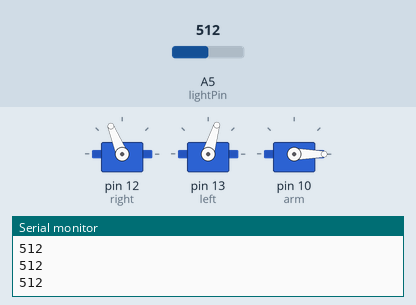
Simulated run of this sketch. Board: Arduino Uno, built with avr-gcc and run on an emulated ATmega328P. Shown: 3 × servo, the last lines printed to the serial monitor. The inputs (shaded band) are chosen by the test bench; at power-on: A5 (lightPin) = 512.

Above: at 18.8 s.
18.9 s: A5 (lightPin) set to 527
At 20.2 s:
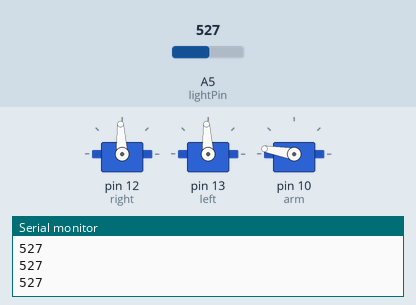
20.5 s: A5 (lightPin) set to 511
At 21.5 s:
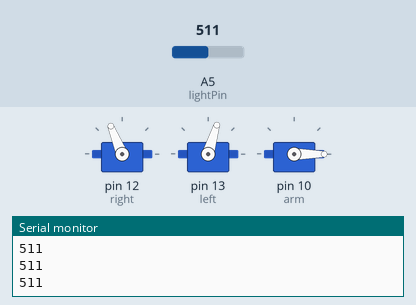
22.2 s: A5 (lightPin) set to 716
At 23.4 s:
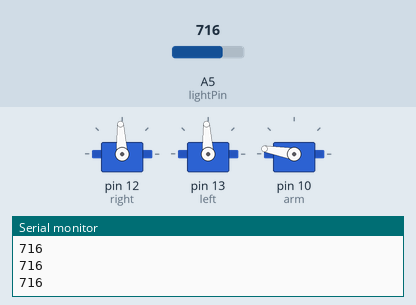
Timing chart, 0 to 25.2 s (numbered marks = the images above; inputs shaded):
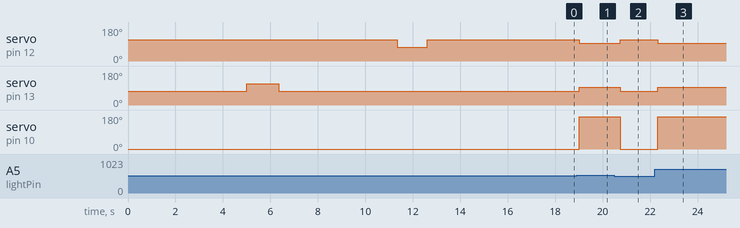

Measured:
- the behaviour switches between 512 and 513 on A5 (lightPin) (found by bisection; images 0 and 1)
- after the input at 18.9 s, servo on pin 12 (right): 112° → 93° after 0.11 s; servo on pin 13 (left): 73° → 93° after 0.11 s; servo on pin 10 (arm): 0° → 170° after 0.11 s
- after the input at 20.5 s, servo on pin 12 (right): 93° → 112° after 0.24 s; servo on pin 13 (left): 93° → 73° after 0.24 s; servo on pin 10 (arm): 170° → 0° after 0.24 s
- after the input at 22.2 s, servo on pin 12 (right): 112° → 93° after 0.13 s; servo on pin 13 (left): 73° → 93° after 0.13 s; servo on pin 10 (arm): 0° → 170° after 0.13 s

The sketch:

RobotAssignment.ino
```cpp
// Code to drive a robot forward, with a right and left turn until
// it is under a platform suspended by a tower, after which it knocks down
// the tower with an attached servo and custom attachment part and stops
// By Taylor Cunningham
// April 28th, 2025
#include <Servo.h>//Servo library for servo functions
Servo right;
Servo left;
Servo arm;
const int lightPin = A5;//Pin for phototransitor
int light = 0;//val for checking with phototransitor
int val =0;//Value read by phototransitor where low number means light is present, high means dark
void forward(){//Function for moving car forward for 5 seconds about 2 feet
  right.writeMicroseconds(1700);
  left.writeMicroseconds(1300);
  delay(5000);}
void rightTurn(){//Function for turning right 90 degrees
  right.writeMicroseconds(1700);
  left.writeMicroseconds(1700);
  delay(1350);}
void leftTurn(){//Function to turn left for 90 degrees
  right.writeMicroseconds(1300);
  left.writeMicroseconds(1300);
  delay(1250);}
void setup() {//put your setup code here, to run once:
  Serial.begin(9600);//Code used to be able to display light readings from phototransitor later
  right.attach(12);//Attaches servo to the pin number it is plugged into
  left.attach(13);
  arm.attach(10);
  arm.write(0);//Resets the arm position in case it was not already reset
  forward();//Calling of previously made function to do as function is titled (saves lines of code this way)
  rightTurn();
  forward();
  leftTurn();
  forward();
  light = analogRead(lightPin);
}
void loop() {// put your main code here, to run repeatedly:
  val = analogRead(lightPin);
  Serial.println(val);//Outputs phototransitor value
  delay(100);
  while(val<light){//While there is light
    val = analogRead(lightPin);//Rereads light value to exit loop when it becomes dark
    Serial.println(val);
    delay(100);
    right.writeMicroseconds(1700);
    left.writeMicroseconds(1300);
    arm.write(0);//Resets arm in case it is not already
    delay(20);
  }
  while(val>light){//While there is not light
    val = analogRead(lightPin);
    Serial.println(val);//Rereads light value to exit loop when it is light again
    right.writeMicroseconds(1500);//Sets both wheels to stop moving
    left.writeMicroseconds(1500);
    arm.write(170);//Makes servo arm spin to knock down object
    delay(20);
  }
}
```
